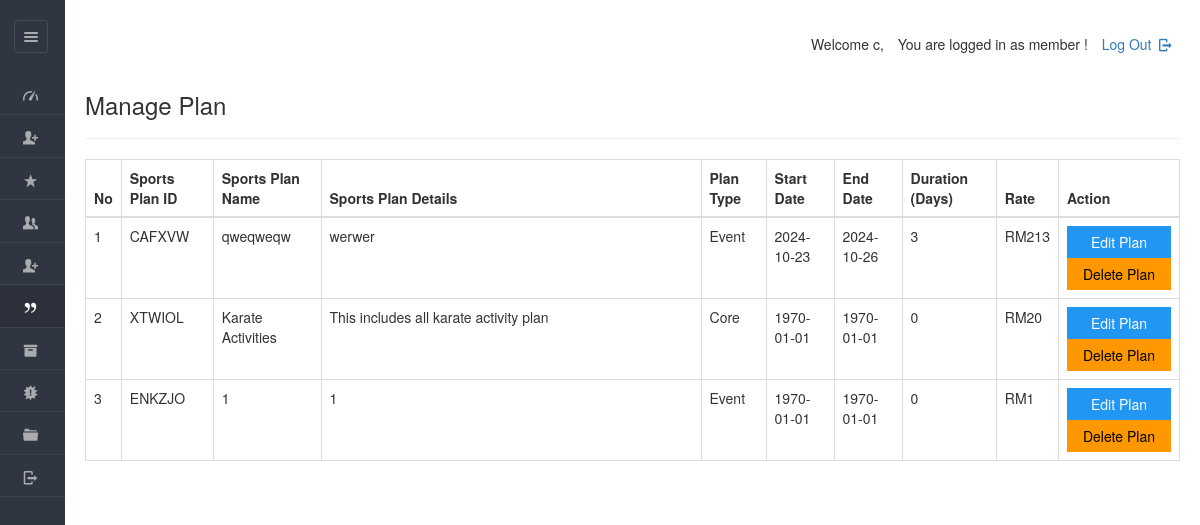
The app's page /dashboard/admin/view_plan.php (signed in), older data.
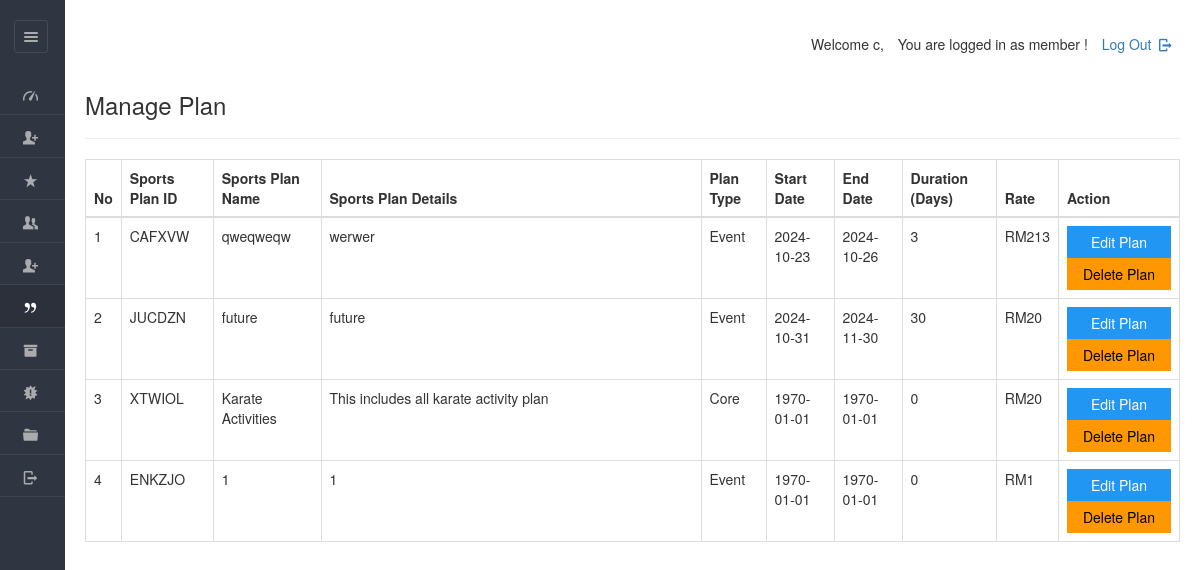
The same page, newer data.
### tables this page shows
CREATE TABLE `plan` (
  `planid` varchar(8) NOT NULL,
  `planName` varchar(20) NOT NULL,
  `description` varchar(200) NOT NULL,
  `planType` varchar(50) NOT NULL,
  `startDate` varchar(50) NOT NULL,
  `endDate` varchar(50) NOT NULL,
  `duration` int(50) NOT NULL,
  `validity` varchar(20) NOT NULL DEFAULT 'Lifetime',
  `amount` int(10) NOT NULL DEFAULT 0,
  `active` varchar(255) NOT NULL
);

### dashboard/admin/view_plan.php (the view, shortened to what this page needs)
<!DOCTYPE html>
<html lang="en">
<head>
    <link rel="stylesheet" href="../../css/style.css"  id="style-resource-5">
    <link rel="stylesheet" href="../../css/dashMain.css">
    <link rel="stylesheet" type="text/css" href="../../css/entypo.css">
	<link href="a1style.css" rel="stylesheet" type="text/css">
	<link rel="stylesheet" href="https://maxcdn.bootstrapcdn.com/bootstrap/3.4.1/css/bootstrap.min.css">
	<link rel="stylesheet" href="../../css/dashboard/sidebar.css">
</head>
     <body class="page-body  page-fade" onload="collapseSidebar()">
    	<div class="page-container sidebar-collapsed" id="navbarcollapse">
		<div class="sidebar-menu">
			<header class="logo-env">
					<div class="sidebar-collapse" onclick="collapseSidebar()">
				<a href="#" class="sidebar-collapse-icon with-animation">
					<i class="entypo-menu"></i>
				</a>
			</div>
			</header>
    		<?php include('nav.php'); ?>
    	</div>
    		<div class="main-content">
				<div class="row">
					<div class="col-md-6 col-sm-8 clearfix">
					</div>
					<div class="col-md-6 col-sm-4 clearfix hidden-xs">
						<ul class="list-inline links-list pull-right">
							<li>
								<a href="logout.php">
									Log Out <i class="entypo-logout right"></i>
								</a>
							</li>
						</ul>
					</div>
				</div>
		<h3>Manage Plan</h3>
		<hr />
<table class="table table-bordered datatable" id="table-1" border="1">
    <thead>
        <tr>
            <th onclick="sortTable(0)">No</th>
            <th onclick="sortTable(1)">Sports Plan ID</th>
            <th onclick="sortTable(2)">Sports Plan Name</th>
            <th onclick="sortTable(3)">Sports Plan Details</th>
            <th onclick="sortTable(4)">Plan Type</th>
            <th onclick="sortTable(5)">Start Date</th>
            <th onclick="sortTable(6)">End Date</th>
            <th onclick="sortTable(7)">Duration (Days)</th>
            <th onclick="sortTable(8)">Rate</th>
            <th>Action</th>
        </tr>
    </thead>
    <tbody>
        <?php
        $query = "SELECT planid, planName, description, planType, startDate, endDate, duration, amount
                    FROM plan
                    WHERE active='yes'
                    ORDER BY amount DESC";
        $result = mysqli_query($con, $query);
        $sno = 1;
        if (mysqli_affected_rows($con) != 0) {
            while ($row = mysqli_fetch_array($result, MYSQLI_ASSOC)) {
                $msgid = $row['planid'];
                echo "<tr><td>" . $sno . "</td>";
                echo "<td>" . $row['planid'] . "</td>";
                echo "<td>" . $row['planName'] . "</td>";
                echo "<td width='380'>" . $row['description'] . "</td>";
                echo "<td>" . $row['planType'] . "</td>";
                echo "<td>" . date('Y-m-d', strtotime($row['startDate'])) . "</td>";
                echo "<td>" . date('Y-m-d', strtotime($row['endDate'])) . "</td>";
                echo "<td>" . $row['duration'] . "</td>";
                echo "<td>RM" . $row['amount'] . "</td>";
                $sno++;
                echo '<td>
                        <a href="edit_plan.php?id=' . $row['planid'] . '">
                            <input type="button" class="a1-btn a1-blue" id="boxxe" style="width:100%" value="Edit Plan">
                        </a>
                        <form action="del_plan.php" method="post" onSubmit="return ConfirmDelete();">
                            <input type="hidden" name="name" value="' . $msgid . '"/>
                            <input type="submit" id="button1" value="Delete Plan" class="a1-btn a1-orange" style="width:100%"/>
                        </form>
                    </td></tr>';
            }
        }
        ?>
    </tbody>
</table>
    	</div>
    </body>
</html>

Row changes from the older to the newer data that the page shows:
added plan: planid "JUCDZN", planName "future", description "future", planType "Event", startDate "2024-10-31", endDate "2024-11-30", duration "30", amount "20"
